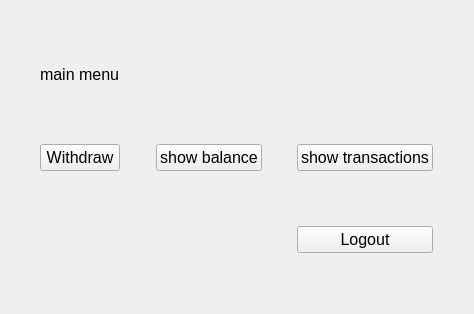
<?xml version="1.0" encoding="UTF-8"?>
<ui version="4.0">
 <class>Menu</class>
 <widget class="QWidget" name="Menu">
  <property name="geometry">
   <rect>
    <x>0</x>
    <y>0</y>
    <width>474</width>
    <height>314</height>
   </rect>
  </property>
  <property name="font">
   <font>
    <pointsize>12</pointsize>
    <bold>false</bold>
   </font>
  </property>
  <property name="windowTitle">
   <string>Form</string>
  </property>
  <layout class="QGridLayout" name="gridLayout">
   <item row="2" column="6">
    <widget class="QPushButton" name="buttonLogout">
     <property name="text">
      <string>Logout</string>
     </property>
    </widget>
   </item>
   <item row="0" column="6">
    <spacer name="verticalSpacer_4">
     <property name="orientation">
      <enum>Qt::Vertical</enum>
     </property>
     <property name="sizeHint" stdset="0">
      <size>
       <width>20</width>
       <height>40</height>
      </size>
     </property>
    </spacer>
   </item>
   <item row="1" column="3">
    <spacer name="horizontalSpacer">
     <property name="orientation">
      <enum>Qt::Horizontal</enum>
     </property>
     <property name="sizeHint" stdset="0">
      <size>
       <width>40</width>
       <height>20</height>
      </size>
     </property>
    </spacer>
   </item>
   <item row="0" column="4">
    <spacer name="verticalSpacer_3">
     <property name="orientation">
      <enum>Qt::Vertical</enum>
     </property>
     <property name="sizeHint" stdset="0">
      <size>
       <width>20</width>
       <height>40</height>
      </size>
     </property>
    </spacer>
   </item>
   <item row="0" column="1">
    <widget class="QLabel" name="label">
     <property name="text">
      <string>main menu</string>
     </property>
    </widget>
   </item>
   <item row="2" column="1">
    <spacer name="verticalSpacer_5">
     <property name="orientation">
      <enum>Qt::Vertical</enum>
     </property>
     <property name="sizeHint" stdset="0">
      <size>
       <width>20</width>
       <height>40</height>
      </size>
     </property>
    </spacer>
   </item>
   <item row="2" column="4">
    <spacer name="verticalSpacer_6">
     <property name="orientation">
      <enum>Qt::Vertical</enum>
     </property>
     <property name="sizeHint" stdset="0">
      <size>
       <width>20</width>
       <height>40</height>
      </size>
     </property>
    </spacer>
   </item>
   <item row="1" column="0">
    <spacer name="horizontalSpacer_3">
     <property name="orientation">
      <enum>Qt::Horizontal</enum>
     </property>
     <property name="sizeHint" stdset="0">
      <size>
       <width>40</width>
       <height>20</height>
      </size>
     </property>
    </spacer>
   </item>
   <item row="1" column="5">
    <spacer name="horizontalSpacer_2">
     <property name="orientation">
      <enum>Qt::Horizontal</enum>
     </property>
     <property name="sizeHint" stdset="0">
      <size>
       <width>40</width>
       <height>20</height>
      </size>
     </property>
    </spacer>
   </item>
   <item row="1" column="4">
    <widget class="QPushButton" name="buttonShowBalance">
     <property name="text">
      <string>show balance</string>
     </property>
    </widget>
   </item>
   <item row="1" column="1">
    <widget class="QPushButton" name="buttonWithdraw">
     <property name="font">
      <font>
       <pointsize>12</pointsize>
       <bold>false</bold>
      </font>
     </property>
     <property name="text">
      <string>Withdraw</string>
     </property>
    </widget>
   </item>
   <item row="1" column="7">
    <spacer name="horizontalSpacer_4">
     <property name="orientation">
      <enum>Qt::Horizontal</enum>
     </property>
     <property name="sizeHint" stdset="0">
      <size>
       <width>40</width>
       <height>20</height>
      </size>
     </property>
    </spacer>
   </item>
   <item row="1" column="6">
    <widget class="QPushButton" name="buttonShowTransactions">
     <property name="text">
      <string>show transactions</string>
     </property>
    </widget>
   </item>
  </layout>
 </widget>
 <resources/>
 <connections/>
</ui>
